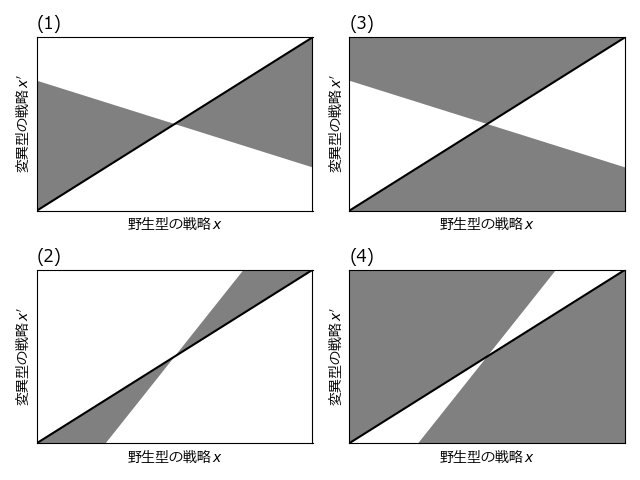

Here is the Python script that generated this plot:
import numpy as np
import matplotlib.pyplot as plt

#plt.rcParams['font.family'] = "MS Gothic"
plt.rcParams['font.family'] = "Meiryo"

f = lambda x,a: a*x
g = lambda x,y:y

fig, axes = plt.subplots(nrows=2, ncols=2, sharex=False)

XMIN = -1
XMAX = 1
X = np.linspace(XMIN,XMAX)

axes[0,0].fill_between(X,f(X,1),f(X,-0.5), facecolor='gray')
axes[0,1].set_facecolor('gray')
axes[0,1].fill_between(X,f(X,1),f(X,-0.5), facecolor='white')
axes[1,0].fill_between(X,f(X,1),f(X,2), facecolor='gray')
axes[1,1].set_facecolor('gray')
axes[1,1].fill_between(X,f(X,1),f(X,2), facecolor='white')

for i in range(2):
    for j in range(2):        
        axes[i,j].plot(X,f(X,1),color='black')
        axes[i,j].set_title('('+str(i+2*j+1)+')',loc='left')
        axes[i,j].set_xlabel(r"野生型の戦略$\,x$")
        axes[i,j].set_ylabel(r"変異型の戦略$\,x'$")
        axes[i,j].set_xlim(XMIN,XMAX)
        axes[i,j].set_ylim(XMIN,XMAX)
        axes[i,j].tick_params(labelbottom=False,labelleft=False)
        axes[i,j].tick_params(bottom=False,left=False)

fig.tight_layout()
plt.show()
